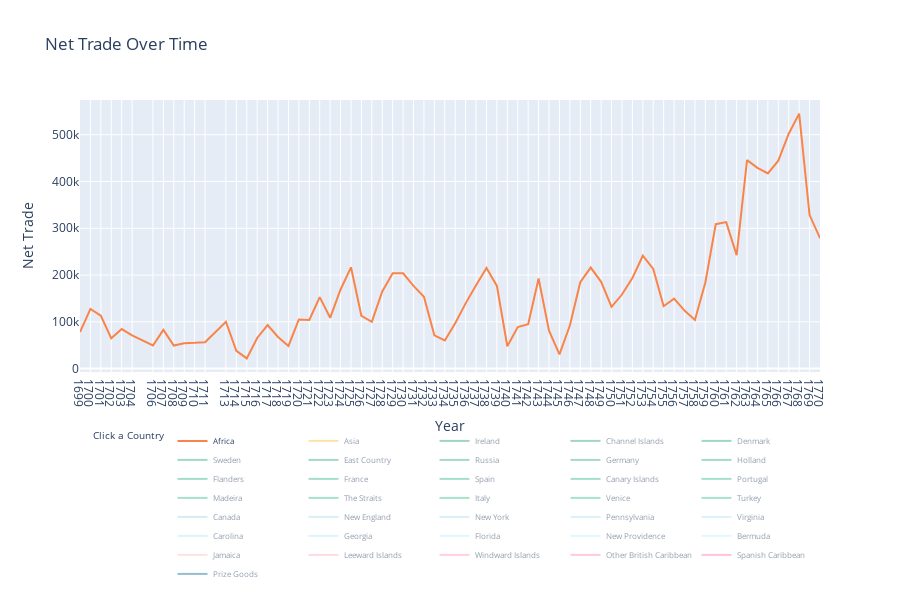

Notebook source saved alongside this figure:
### Markdown cell above
This graph plots the data and not the trend lines in a 2D format

### Code cell
import pandas as pd
import numpy as np
import plotly.graph_objs as go
from plotly.offline import iplot, init_notebook_mode

# Initialize Plotly to be used in the Jupyter Notebook
init_notebook_mode(connected=True)

# Replace 'path/to/your/file.xlsx' with the actual path to your Excel file
file_path = 'Customs data for James.xlsx'

# Read the Excel file
df = pd.read_excel(file_path, header=None)

# Extract relevant part of the dataframe
df_relevant = df.iloc[157:194, 0:73]

years = df_relevant.iloc[0, 1:].values
countries = df_relevant.iloc[1:, 0].values
data = df_relevant.iloc[1:, 1:].values

filtered_years_indices = [i for i, year in enumerate(years) if year not in [1705, 1712]]
filtered_years = [year for year in years if year not in [1705, 1712]]
filtered_data = data[:, filtered_years_indices]

long_data = []
for i, country in enumerate(countries):
    for j, year in enumerate(filtered_years):
        long_data.append({
            'Year': year,
            'Country': country,
            'Export': filtered_data[i, j],
            'CountryOrder': i
        })

df_long = pd.DataFrame(long_data)

# Define the pastel color scale
color_scale = [
    '#f9844a', 
    '#f9c74f',  
    '#43aa8b', '#44ac8c', '#45ae8d', '#46b08e', '#47b28f', '#48b490', '#49b691', '#4ab892', '#4bba93', '#4cbc94', '#4dbe95', '#4ec096', '#4fc297', '#4fc297', '#50c498', '#51c699', '#52c89a', '#53ca9b', 
    '#add8e6', '#b0dfee', '#b2e0f2', '#b4e3f5', '#b6e5f8', '#b8e8fb', '#baebfe', '#bcf0ff', '#bef2ff', '#c0f5ff', 
    '#ffc6c1', '#ffb6c1', '#ffa6c1', '#ff96c1', '#ff86c1', 
    '#277da1'
]

# Create a 2D line plot
fig = go.Figure()

for i, country in enumerate(countries):
    country_data = df_long[df_long['Country'] == country]
    fig.add_trace(go.Scatter(
        x=country_data['Year'],
        y=country_data['Export'],
        mode='lines',
        line=dict(
            color=color_scale[i % len(color_scale)],
            width=2
        ),
        name=country,
        visible=True if i == 0 else "legendonly"
    ))

fig.update_layout(
    title='Net Trade Over Time',
    xaxis=dict(
        title='Year',
        tickmode='array',
        tickvals=filtered_years,
        ticktext=[str(year) for year in filtered_years],
    ),
    yaxis=dict(
        title='Net Trade'
    ),
    autosize=True,
    height=600,
    showlegend=True,
    legend_title_text='Click a Country',  # Set the legend title
    legend=dict(
        orientation='h',
        x=0.5,
        y=-0.2,
        xanchor='center',
        yanchor='top',
        font=dict(size=8)
    )
)

iplot(fig)
